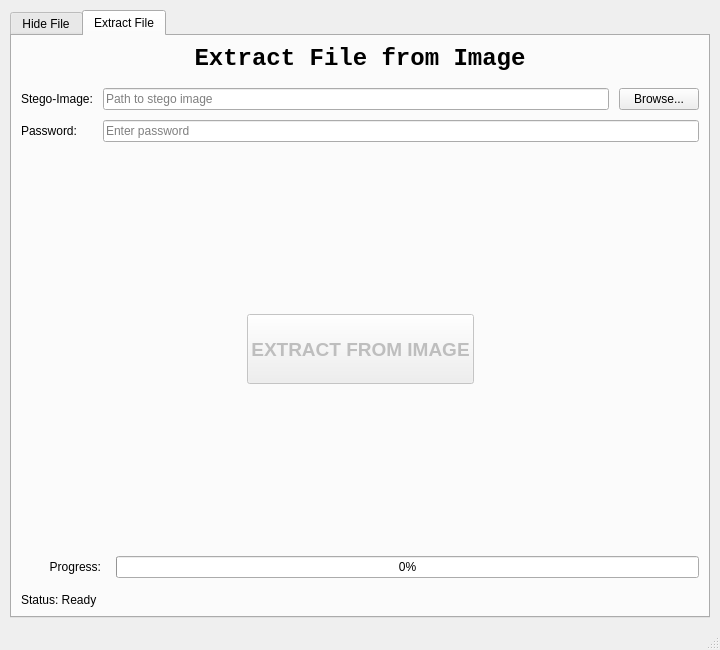
<?xml version="1.0" encoding="UTF-8"?>
<ui version="4.0">
 <class>MainWindow</class>
 <widget class="QMainWindow" name="MainWindow">
  <property name="geometry">
   <rect>
    <x>0</x>
    <y>0</y>
    <width>720</width>
    <height>650</height>
   </rect>
  </property>
  <property name="windowTitle">
   <string>Steganography App</string>
  </property>
  <widget class="QWidget" name="centralwidget">
   <layout class="QVBoxLayout" name="verticalLayout_3">
    <property name="spacing">
     <number>10</number>
    </property>
    <property name="leftMargin">
     <number>10</number>
    </property>
    <property name="topMargin">
     <number>10</number>
    </property>
    <property name="rightMargin">
     <number>10</number>
    </property>
    <property name="bottomMargin">
     <number>10</number>
    </property>
    <item>
     <widget class="QTabWidget" name="tabWidget">
      <property name="currentIndex">
       <number>1</number>
      </property>
      <widget class="QWidget" name="HideFile">
       <attribute name="title">
        <string>Hide File</string>
       </attribute>
       <layout class="QVBoxLayout" name="verticalLayout">
        <property name="spacing">
         <number>15</number>
        </property>
        <item>
         <widget class="QLabel" name="label">
          <property name="font">
           <font>
            <family>Monospace</family>
            <pointsize>18</pointsize>
            <bold>true</bold>
           </font>
          </property>
          <property name="text">
           <string>Hide File in Image</string>
          </property>
          <property name="alignment">
           <set>Qt::AlignCenter</set>
          </property>
         </widget>
        </item>
        <item>
         <layout class="QFormLayout" name="formLayout_hide">
          <property name="fieldGrowthPolicy">
           <enum>QFormLayout::ExpandingFieldsGrow</enum>
          </property>
          <property name="horizontalSpacing">
           <number>10</number>
          </property>
          <property name="verticalSpacing">
           <number>10</number>
          </property>
          <item row="0" column="0">
           <widget class="QLabel" name="label_2">
            <property name="text">
             <string>File to Hide:</string>
            </property>
           </widget>
          </item>
          <item row="0" column="1">
           <layout class="QHBoxLayout" name="horizontalLayout_file_hide">
            <item>
             <widget class="QLineEdit" name="inputFileLineEdit_hide">
              <property name="readOnly">
               <bool>true</bool>
              </property>
              <property name="placeholderText">
               <string>Path to file for hiding</string>
              </property>
             </widget>
            </item>
            <item>
             <widget class="QPushButton" name="browseInputFileButton_hide">
              <property name="text">
               <string>Browse...</string>
              </property>
             </widget>
            </item>
           </layout>
          </item>
          <item row="1" column="0">
           <widget class="QLabel" name="label_4">
            <property name="text">
             <string>Cover Image:</string>
            </property>
           </widget>
          </item>
          <item row="1" column="1">
           <layout class="QHBoxLayout" name="horizontalLayout_cover_hide">
            <item>
             <widget class="QLineEdit" name="coverImageLineEdit_hide">
              <property name="readOnly">
               <bool>true</bool>
              </property>
              <property name="placeholderText">
               <string>Path to cover image</string>
              </property>
             </widget>
            </item>
            <item>
             <widget class="QPushButton" name="browseCoverImageButton_hide">
              <property name="text">
               <string>Browse...</string>
              </property>
             </widget>
            </item>
           </layout>
          </item>
          <item row="2" column="0">
           <widget class="QLabel" name="label_3">
            <property name="text">
             <string>Password:</string>
            </property>
           </widget>
          </item>
          <item row="2" column="1">
           <widget class="QLineEdit" name="passwordLineEdit_hide">
            <property name="echoMode">
             <enum>QLineEdit::Password</enum>
            </property>
            <property name="placeholderText">
             <string>Enter strong password</string>
            </property>
           </widget>
          </item>
          <item row="3" column="1">
           <widget class="QLabel" name="passwordStrengthLabel_hide">
            <property name="text">
             <string>Strength: -</string>
            </property>
            <property name="alignment">
             <set>Qt::AlignLeading|Qt::AlignLeft|Qt::AlignVCenter</set>
            </property>
           </widget>
          </item>
         </layout>
        </item>
        <item>
         <spacer name="verticalSpacer">
          <property name="orientation">
           <enum>Qt::Vertical</enum>
          </property>
          <property name="sizeHint" stdset="0">
           <size>
            <width>20</width>
            <height>40</height>
           </size>
          </property>
         </spacer>
        </item>
        <item>
         <layout class="QHBoxLayout" name="horizontalLayout_4">
          <item>
           <spacer name="horizontalSpacer">
            <property name="orientation">
             <enum>Qt::Horizontal</enum>
            </property>
            <property name="sizeHint" stdset="0">
             <size>
              <width>40</width>
              <height>20</height>
             </size>
            </property>
           </spacer>
          </item>
          <item>
           <widget class="QPushButton" name="hideButton">
            <property name="enabled">
             <bool>false</bool>
            </property>
            <property name="minimumSize">
             <size>
              <width>200</width>
              <height>70</height>
             </size>
            </property>
            <property name="font">
             <font>
              <pointsize>14</pointsize>
              <bold>true</bold>
             </font>
            </property>
            <property name="text">
             <string>HIDE IN IMAGE</string>
            </property>
           </widget>
          </item>
          <item>
           <spacer name="horizontalSpacer_2">
            <property name="orientation">
             <enum>Qt::Horizontal</enum>
            </property>
            <property name="sizeHint" stdset="0">
             <size>
              <width>40</width>
              <height>20</height>
             </size>
            </property>
           </spacer>
          </item>
         </layout>
        </item>
        <item>
         <spacer name="verticalSpacer_2">
          <property name="orientation">
           <enum>Qt::Vertical</enum>
          </property>
          <property name="sizeHint" stdset="0">
           <size>
            <width>20</width>
            <height>40</height>
           </size>
          </property>
         </spacer>
        </item>
        <item>
         <layout class="QHBoxLayout" name="horizontalLayout_3">
          <item>
           <widget class="QLabel" name="label_5">
            <property name="minimumSize">
             <size>
              <width>80</width>
              <height>0</height>
             </size>
            </property>
            <property name="text">
             <string>Progress:</string>
            </property>
            <property name="alignment">
             <set>Qt::AlignRight|Qt::AlignTrailing|Qt::AlignVCenter</set>
            </property>
           </widget>
          </item>
          <item>
           <widget class="QProgressBar" name="progressBar_hide">
            <property name="value">
             <number>0</number>
            </property>
           </widget>
          </item>
         </layout>
        </item>
        <item>
         <widget class="QLabel" name="statusLabel_hide">
          <property name="text">
           <string>Status: Ready</string>
          </property>
         </widget>
        </item>
       </layout>
      </widget>
      <widget class="QWidget" name="ExtractFile">
       <attribute name="title">
        <string>Extract File</string>
       </attribute>
       <layout class="QVBoxLayout" name="verticalLayout_2">
        <property name="spacing">
         <number>15</number>
        </property>
        <item>
         <widget class="QLabel" name="label_6">
          <property name="font">
           <font>
            <family>Monospace</family>
            <pointsize>18</pointsize>
            <bold>true</bold>
           </font>
          </property>
          <property name="text">
           <string>Extract File from Image</string>
          </property>
          <property name="alignment">
           <set>Qt::AlignCenter</set>
          </property>
         </widget>
        </item>
        <item>
         <layout class="QFormLayout" name="formLayout_extract">
          <property name="fieldGrowthPolicy">
           <enum>QFormLayout::ExpandingFieldsGrow</enum>
          </property>
          <property name="horizontalSpacing">
           <number>10</number>
          </property>
          <property name="verticalSpacing">
           <number>10</number>
          </property>
          <item row="0" column="0">
           <widget class="QLabel" name="label_7">
            <property name="text">
             <string>Stego-Image:</string>
            </property>
           </widget>
          </item>
          <item row="0" column="1">
           <layout class="QHBoxLayout" name="horizontalLayout_stego_extract">
            <item>
             <widget class="QLineEdit" name="stegoImageLineEdit_extract">
              <property name="readOnly">
               <bool>true</bool>
              </property>
              <property name="placeholderText">
               <string>Path to stego image</string>
              </property>
             </widget>
            </item>
            <item>
             <widget class="QPushButton" name="browseStegoImageButton_extract">
              <property name="text">
               <string>Browse...</string>
              </property>
             </widget>
            </item>
           </layout>
          </item>
          <item row="1" column="0">
           <widget class="QLabel" name="label_8">
            <property name="text">
             <string>Password:</string>
            </property>
           </widget>
          </item>
          <item row="1" column="1">
           <widget class="QLineEdit" name="passwordLineEdit_extract">
            <property name="echoMode">
             <enum>QLineEdit::Password</enum>
            </property>
            <property name="placeholderText">
             <string>Enter password</string>
            </property>
           </widget>
          </item>
         </layout>
        </item>
        <item>
         <spacer name="verticalSpacer_5">
          <property name="orientation">
           <enum>Qt::Vertical</enum>
          </property>
          <property name="sizeHint" stdset="0">
           <size>
            <width>20</width>
            <height>80</height>
           </size>
          </property>
         </spacer>
        </item>
        <item>
         <layout class="QHBoxLayout" name="horizontalLayout_5">
          <item>
           <spacer name="horizontalSpacer_3">
            <property name="orientation">
             <enum>Qt::Horizontal</enum>
            </property>
            <property name="sizeHint" stdset="0">
             <size>
              <width>40</width>
              <height>20</height>
             </size>
            </property>
           </spacer>
          </item>
          <item>
           <widget class="QPushButton" name="extractButton">
            <property name="enabled">
             <bool>false</bool>
            </property>
            <property name="minimumSize">
             <size>
              <width>200</width>
              <height>70</height>
             </size>
            </property>
            <property name="font">
             <font>
              <pointsize>14</pointsize>
              <bold>true</bold>
             </font>
            </property>
            <property name="text">
             <string>EXTRACT FROM IMAGE</string>
            </property>
           </widget>
          </item>
          <item>
           <spacer name="horizontalSpacer_4">
            <property name="orientation">
             <enum>Qt::Horizontal</enum>
            </property>
            <property name="sizeHint" stdset="0">
             <size>
              <width>40</width>
              <height>20</height>
             </size>
            </property>
           </spacer>
          </item>
         </layout>
        </item>
        <item>
         <spacer name="verticalSpacer_6">
          <property name="orientation">
           <enum>Qt::Vertical</enum>
          </property>
          <property name="sizeHint" stdset="0">
           <size>
            <width>20</width>
            <height>80</height>
           </size>
          </property>
         </spacer>
        </item>
        <item>
         <layout class="QHBoxLayout" name="horizontalLayout_2">
          <item>
           <widget class="QLabel" name="label_9">
            <property name="minimumSize">
             <size>
              <width>80</width>
              <height>0</height>
             </size>
            </property>
            <property name="text">
             <string>Progress:</string>
            </property>
            <property name="alignment">
             <set>Qt::AlignRight|Qt::AlignTrailing|Qt::AlignVCenter</set>
            </property>
           </widget>
          </item>
          <item>
           <widget class="QProgressBar" name="progressBar_extract">
            <property name="value">
             <number>0</number>
            </property>
           </widget>
          </item>
         </layout>
        </item>
        <item>
         <widget class="QLabel" name="statusLabel_extract">
          <property name="text">
           <string>Status: Ready</string>
          </property>
         </widget>
        </item>
       </layout>
      </widget>
     </widget>
    </item>
   </layout>
  </widget>
  <widget class="QMenuBar" name="menubar">
   <property name="geometry">
    <rect>
     <x>0</x>
     <y>0</y>
     <width>720</width>
     <height>21</height>
    </rect>
   </property>
  </widget>
  <widget class="QStatusBar" name="statusbar"/>
 </widget>
 <resources/>
 <connections/>
</ui>
